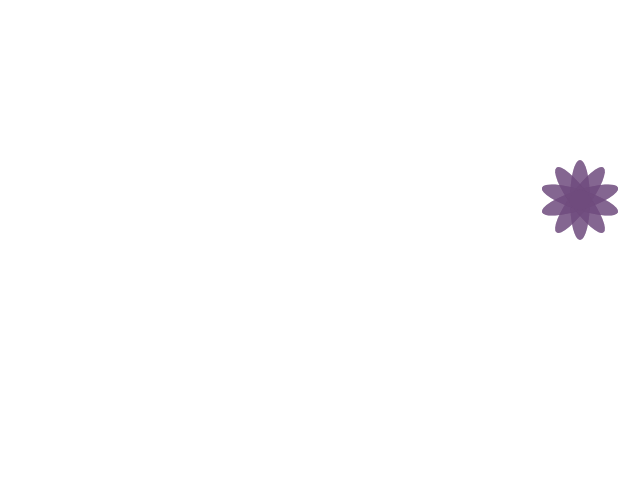
Frame 1 (no input)
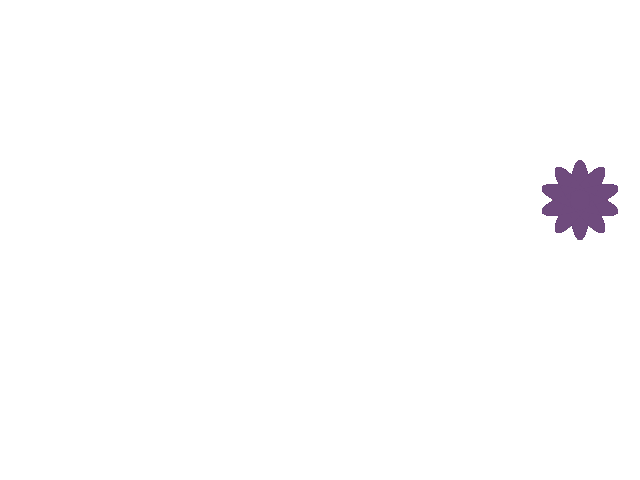
Frame 60 (no input)
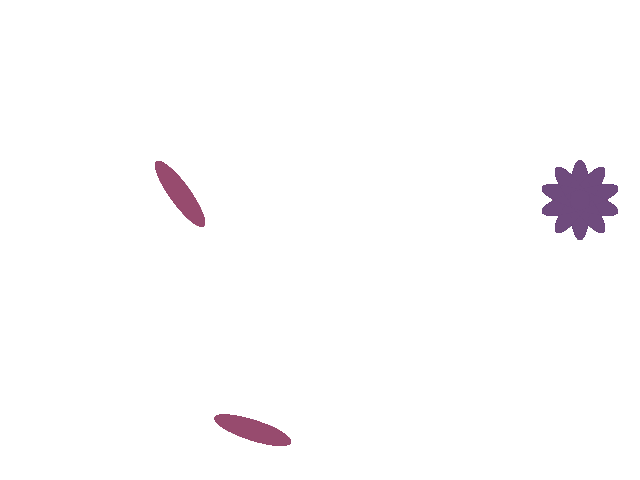
Frame 120 (the mouse pressed at the canvas centre since frame 60)

The p5.js sketch that drew these frames (run headless with seeded random() and noise() and a simulated clock; from frame 60 on, the mouse is pressed at the canvas centre):

// p5.js sketch
// ── sketch.js
function setup() {
  createCanvas (640, 480)
  }
 
  
function draw() {
    if (mouseIsPressed) {
    fill (150,75,110, 175);}
        else {
    fill (110,75,125,155);}
    translate(580, 200);
    noStroke();
    for (var i = 0; i < 10; i ++) {
      ellipse(mouseX, mouseY, 20, 80);
      rotate(PI/5);}
    }
